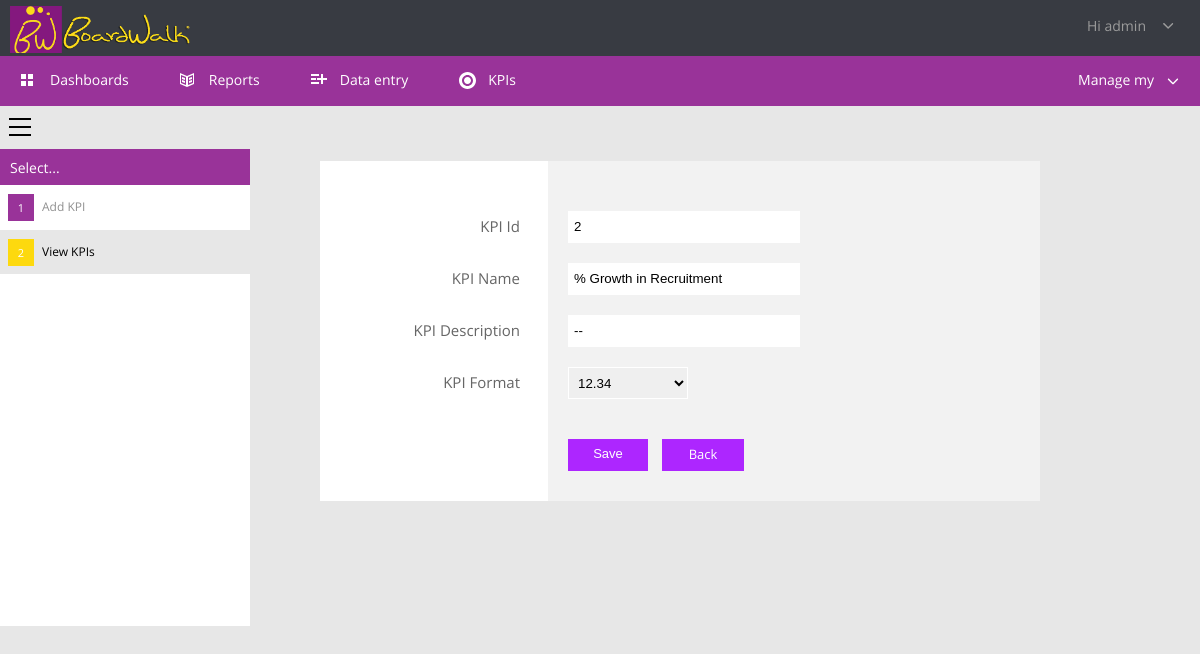
/editkpi.php?kpiId=2&deptId=1 (signed in), run on the app's committed database.
### tables this page shows
CREATE TABLE IF NOT EXISTS `users` (
  `userId` int(11) NOT NULL AUTO_INCREMENT,
  `userFname` varchar(255) NOT NULL,
  `userLname` varchar(255) NOT NULL,
  `userName` varchar(30) NOT NULL,
  `Name` varchar(255) NOT NULL,
  `userEmail` varchar(60) NOT NULL,
  `userPass` varchar(255) NOT NULL,
  `userDate` date NOT NULL,
  `deptId` int(10) NOT NULL,
  `userRole` varchar(255) NOT NULL,
  `userType` int(50) NOT NULL,
  PRIMARY KEY (`userId`),
  UNIQUE KEY `userEmail` (`userEmail`)
);

CREATE TABLE IF NOT EXISTS `kpis` (
  `kpiId` int(90) NOT NULL AUTO_INCREMENT,
  `kpiName` varchar(255) NOT NULL,
  `kpiFunction` varchar(255) NOT NULL,
  `kpiDesc` varchar(255) NOT NULL,
  `kpiFormat` int(50) NOT NULL,
  `kpiTarget` int(50) NOT NULL,
  `kpiType` int(50) NOT NULL,
  `deptId` int(50) NOT NULL,
  PRIMARY KEY (`kpiId`)
);

### editkpi.php (the view, shortened to what this page needs)
<?php
    $res=mysql_query("SELECT * FROM users WHERE userId=".$_SESSION['user']);
    $userRow=mysql_fetch_array($res);
?>
<!DOCTYPE html>
<html>
<head>
    <link href="files/css.css" media="print" rel="stylesheet" type="text/css">
    <link href="files/css_003.css" rel="stylesheet" type="text/css">
    <link href="files/css_002.css" rel="stylesheet">
    <link href="files/dark.css" rel="stylesheet">
    <link href="files/blue.css" rel="stylesheet">
    <link href="css/bootstrap2.min.css" rel="stylesheet">
</head>
<body>
    <div class="header-status-bar">
        <span class="company-details" data-is-logo="true" style="background-image:url('logoo.png')"></span>
        <div>
            <a class="profile"><i class="small-profile" data-item-id="84908" data-size="30x30" style=
            "background-image:url('/Shared/_ProfileImage/84908?size=30x30')"></i><span>Hi
            <?php echo $userRow['userName']; ?></span><svg class="init" viewbox="-4 -6 22 22">
            <path d=
            "M1.8,0c0.2,0,0.4,0.1,0.6,0.2L7.2,5l4.7-4.7c0.3-0.3,0.9-0.3,1.2,0c0.2,0.2,0.2,0.4,0.2,0.6s-0.1,0.4-0.2,0.6L7.8,6.8 c-0.3,0.3-0.9,0.3-1.2,0L1.2,1.5c-0.3-0.3-0.3-0.9,0-1.2C1.4,0.1,1.6,0,1.8,0z"
            xmlns="http://www.w3.org/2000/svg">
            </path></svg></a>
        </div>
    </div>
    <div class="tab-menu screen">
        <ul class="tab-menu">
            <li>
                <a href="dashboards.php?deptId=1"><svg class="init">
                <path d="M6,7H1V2h5V7z M13,2H8v5h5V2z M6,9H1v5h5V9z M13,9H8v5h5V9z" xmlns="http://www.w3.org/2000/svg">
                </path></svg><span>Dashboards</span></a>
            </li>
            <li>
                <a href="reports.php?deptId=1"><svg class="init">
                <path d=
                "M8,4L1,1v11l7,3l7-3V1 M8,4 M7,13l-5-2V3l5,2V13z M14,11l-5,2V5l5-2V11z M3,5l3,1v2L3,7V5z M3,8l3,1v2l-3-1V8z M13,7l-3,1 V6l3-1V7z M13,10l-3,1V9l3-1V10z"
                xmlns="http://www.w3.org/2000/svg">
                </path></svg><span>Reports</span></a>
            </li>
            <li>
                <a href="dataentry.php?deptId=1"><svg class="init">
                <path d="M17,8h-4v4h-2V8H7V6h4V2h2v4h4V8z M1,4h8V2H1V4z M1,8h5V6H1V8z M1,12h8v-2H1V12z" xmlns=
                "http://www.w3.org/2000/svg">
                </path></svg><span>Data entry</span></a>
            </li>
            <li>
                <a href="kpi.php?deptId=1"><svg class="init">
                <path d=
                "M9.5,0C4.8,0,1,3.8,1,8.5C1,13.2,4.8,17,9.5,17S18,13.2,18,8.5C18,3.8,14.2,0,9.5,0z M9.5,14C6.5,14,4,11.5,4,8.5 C4,5.5,6.5,3,9.5,3S15,5.5,15,8.5C15,11.5,12.5,14,9.5,14z M13,8.5c0,1.9-1.6,3.5-3.5,3.5S6,10.4,6,8.5S7.6,5,9.5,5S13,6.6,13,8.5z"
                xmlns="http://www.w3.org/2000/svg">
                </path></svg><span>KPIs</span></a>
            </li>
        </ul>
        <div class="manage-my">
            <span>Manage my</span><svg class="init" viewbox="0 -9 24 24">
            <path d=
            "M1.8,0c0.2,0,0.4,0.1,0.6,0.2L7.2,5l4.7-4.7c0.3-0.3,0.9-0.3,1.2,0c0.2,0.2,0.2,0.4,0.2,0.6s-0.1,0.4-0.2,0.6L7.8,6.8 c-0.3,0.3-0.9,0.3-1.2,0L1.2,1.5c-0.3-0.3-0.3-0.9,0-1.2C1.4,0.1,1.6,0,1.8,0z"
            xmlns="http://www.w3.org/2000/svg">
            </path></svg>
        </div>
    </div>
    <div class="columns">
        <div class="columns-row">
            <div class="column-left">
                <a class="menu-button" href="#" title="Select"><svg class="init">
                <path style="fill: black;" d="M23,2H1V0h22V2z M23,8H1v2h22V8z M23,16H1v2h22V16z" xmlns="http://www.w3.org/2000/svg">
                </path></svg></a>
                <h4>Select...</h4>
                <a class="category" href="addkpi.php"><b>1</b><span>Add KPI</span></a> <a class=
                "category selected"><b>2</b><span>View KPIs</span></a>
            </div>
            <div class="column-right">
                <div class="reports-options screen">
                </div>
                <form action="" class="profile-picture surround" method="post">
                    <div class="field-table">
                        <div class="field-row">
                            <label></label>
                            <h3><?php
									$kpiId = $_GET['kpiId'];
                                    $deptId = $_GET['deptId'];
									$sql = mysql_query("SELECT * FROM kpis WHERE kpiId='$kpiId'");
									if(mysql_num_rows($sql) == 0){
										header("Location: kpi.php?deptId=$deptId");
									}else{
										$row = mysql_fetch_assoc($sql);
									}
									?>
                            </h3>
                        </div>
                        <div class="field-row">
                            <label>KPI Id</label>
                            <div>
                                <input name="kpiId" placeholder="kpiId" readonly type="text" value=
                                "<?php echo $row ['kpiId']; ?>">
                            </div>
                        </div>
                        <div class="field-row">
                            <label>KPI Name</label>
                            <div>
                                <input name="kpiName" placeholder="Department Name" required="" type="text" value=
                                "<?php echo ucfirst($row ['kpiName']); ?>">
                            </div>
                        </div>
                        <div class="field-row">
                            <label>KPI Description</label>
                            <div>
                                <input name="kpiDesc" placeholder="Description" type="text" value=
                                "<?php echo ucfirst($row['kpiDesc']); ?>">
                            </div>
                        </div>
                        <div class="field-row">
                            <label>KPI Format</label>
                            <div>
                                <select name="kpiFormat" style="width:120px">
									<option value="1">12.34</option>
                                </select>
                            </div>
                        </div>
                        <div class="submit-row">
                            <label>&nbsp;</label>
                            <div>
                                <input class="button-green" name="save" type="submit" value="Save"> <a class=
                                "button-green" href="kpi.php?deptId=<?php echo $deptId ?>">Back</a>
                            </div>
                        </div>
                    </div>
                </form>
            </div>
        </div>
    </div>
</body>
</html>

### files/css.css (style rules this page uses)
html,body { min-width: 0; background-color: #fff !important; }
body { background-color: #fff !important; }
.screen { visibility: hidden !important; display: none !important; }
div.header-status-bar { height: 60px; padding: 10px 0 0 10px; min-width: 0; background: none; display: block; clear: both; }
div.header-status-bar>span { color: #000; font-size: 20px; width: auto; text-shadow: none; }
div.header-status-bar>div { visibility: hidden; display: none; }

### files/dark.css (style rules this page uses)
div.header-status-bar { background-color:#383b42 }
div.header-status-bar>span { color:#fff }

### files/blue.css (style rules this page uses)
div.tab-menu { background-color:#993399; }

### data on the page
users: userName "admin"
kpis: kpiId "2", kpiName "% Growth in Recruitment", kpiDesc "--"
